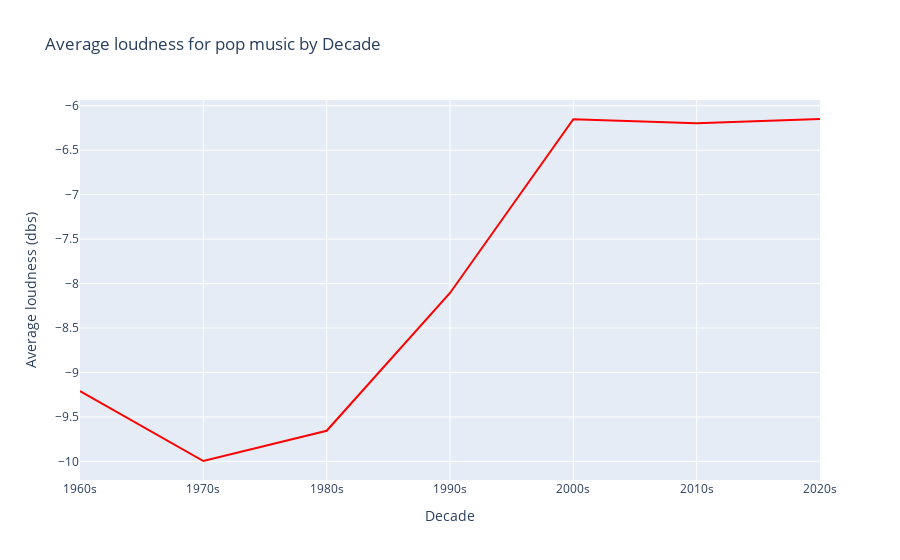

Notebook code cell kept with this figure:
### Code cell
def plot_genre_loudness(genre):
    selected_data = big_df[big_df['main_genre'] == genre]
    selected_data = selected_data.groupby('decade').mean(numeric_only=True)
    fig = go.Figure(data=go.Scatter(x=selected_data.index, y=selected_data['loudness'], mode='lines'))
    fig.update_traces(line_color='red')
    fig.update_layout(title=f'Average loudness for {genre} music by Decade', xaxis_title='Decade', yaxis_title='Average loudness (dbs)')
    fig.show()
plot_genre_loudness('pop')

### Figure 1 — Plotly figure (JSON) as saved in the notebook; plotly's stock layout.template omitted (floating-point values rounded to 4 significant figures)
{"data": [{"line": {"color": "red"}, "mode": "lines", "type": "scatter", "x": ["1960s", "1970s", "1980s", "1990s", "2000s", "2010s", "2020s"], "y": [-9.209, -9.995, -9.656, -8.106, -6.151, -6.198, -6.149]}], "layout": {"autosize": true, "title": {"text": "Average loudness for pop music by Decade"}, "xaxis": {"autorange": true, "range": [0, 6], "title": {"text": "Decade"}, "type": "category"}, "yaxis": {"autorange": true, "range": [-10.21, -5.936], "title": {"text": "Average loudness (dbs)"}, "type": "linear"}}}
